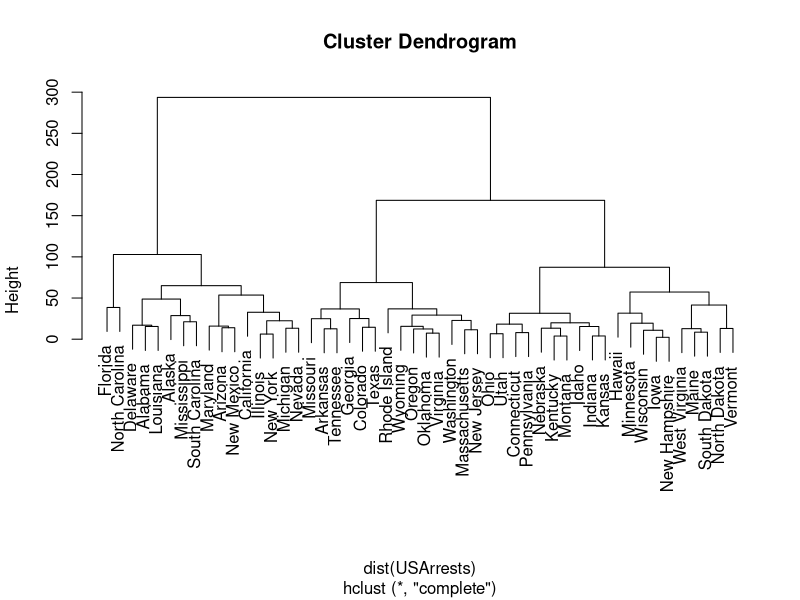
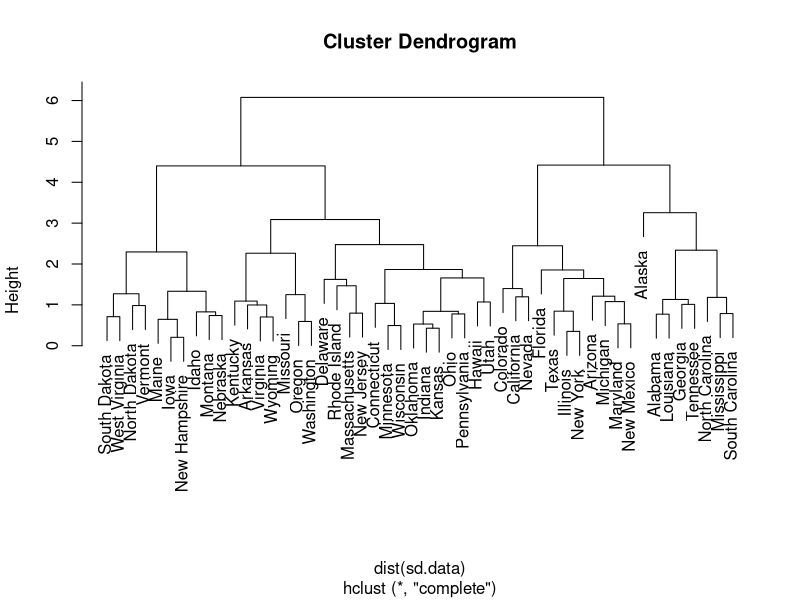

The R script that drew these images, in order:
## ---- chunk 1
set.seed(2)
hc.complete <- hclust(dist(USArrests), method = "complete")
plot(hc.complete)
## ---- chunk 2
cutree(hc.complete, 3)
## ---- chunk 3
sd.data <- scale(USArrests)
hc.complete.sd <- hclust(dist(sd.data), method = "complete")
plot(hc.complete.sd)
## ---- chunk 4
cutree(hc.complete.sd, 3)
## ---- chunk 5
table(cutree(hc.complete, 3), cutree(hc.complete.sd, 3))
